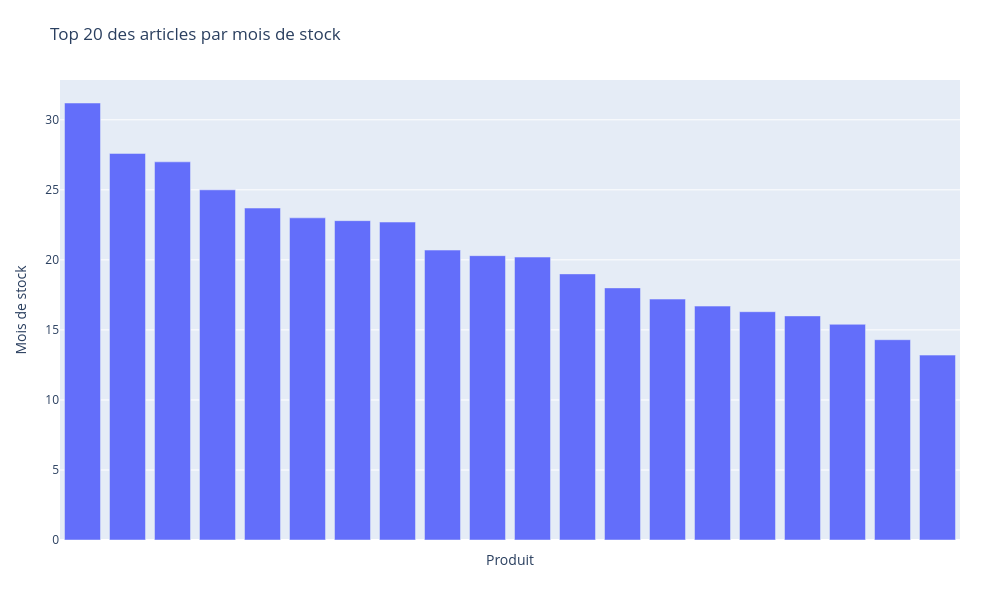

Notebook code cell kept with this figure:
### Markdown cell above
<div style="border: 1px solid RGB(51,165,182);" >
<h3 style="margin: auto; padding: 20px; color: RGB(51,165,182); ">Etape 5.3 - Analyse des stocks</h3>
</div>

### Code cell
######################################
# Calculer le nombre de mois de stock #
######################################

import numpy as np

# Création de la colonne Mois_stock
erp_nettoye_web_nettoye_liaison['Mois_stock'] = (
    erp_nettoye_web_nettoye_liaison['stock_quantity']
    / erp_nettoye_web_nettoye_liaison['total_sales']
).round(1)

# Remplacement des valeurs infinies par 0
erp_nettoye_web_nettoye_liaison['Mois_stock'] = (
    erp_nettoye_web_nettoye_liaison['Mois_stock']
    .replace([np.inf, -np.inf], 0)
    .clip(lower=0)
)

# Tri décroissant du nombre de mois de stock
erp_nettoye_web_nettoye_liaison = (
    erp_nettoye_web_nettoye_liaison
    .sort_values(by='Mois_stock', ascending=False)
    .reset_index(drop=True)
)

# Sélection des 20 produits ayant le plus de mois de stock
top20_mois_stock = erp_nettoye_web_nettoye_liaison.head(20)

# Création du graphique en barres
fig = px.bar(
    top20_mois_stock,
    x='post_title',
    y='Mois_stock',
    labels={
        'post_title': 'Produit',
        'Mois_stock': 'Mois de stock'
    },
    title='Top 20 des articles par mois de stock'
)

# Mise en forme
fig.update_layout(
    width=1000,
    height=600,
    xaxis_title='Produit',
    yaxis_title='Mois de stock',
    xaxis_showticklabels=False,
    margin=dict(l=60, r=40, t=80, b=60)
)

# Aucun texte sur les barres
fig.update_traces(text=None)

# Affichage interactif dans le notebook
fig.show()

### Figure 1 — Plotly figure (JSON) as saved in the notebook; plotly's stock layout.template omitted (floating-point values rounded to 4 significant figures)
{"data": [{"hovertemplate": "Produit=%{x}<br>Mois de stock=%{y}<extra></extra>", "legendgroup": "", "marker": {"color": "#636efa", "pattern": {"shape": ""}}, "name": "", "orientation": "v", "showlegend": false, "textposition": "auto", "type": "bar", "x": ["Champagne Gosset Grand Millésime 2006", "Champagne Gosset Célébris Vintage 2007", "Champagne Egly-Ouriet Premier Cru Les Vignes de Vrigny", "Champagne Egly-Ouriet Grand Cru Brut Tradition", "Champagne Mailly Grand Cru Brut Rosé", "Champagne Larmandier-Bernier Latitude", "Champagne Gosset Grand Rosé", "Champagne Agrapart &amp; Fils L'Avizoise Extra Brut Blanc de Blancs Grand Cru 2012", "Champagne Egly-Ouriet Grand Cru Extra Brut V.P.", "Champagne Gosset Grand Blanc de Blancs", "Champagne Mailly Grand Cru Intemporelle Rosé 2009", "Domaine Weinbach Gewurztraminer Grand Cru Furstentum SGN 2010 1/2", "Château de Meursault Puligny-Montrachet 1er Cru Champ Canet 2014", "Champagne Agrapart &amp; Fils Les 7 Crus Brut Blanc de Blancs", "Champagne Larmandier-Bernier Terre de Vertus Premier Cru 2011", "Coteaux Champenois Egly-Ouriet Ambonnay Rouge 2016", "Champagne Larmandier-Bernier Grand Cru Les Chemins d'Avize 2011", "Champagne Gosset Grande Réserve", "Champagne Mailly Grand Cru Brut Réserve", "Champagne Agrapart &amp; Fils Terroirs Brut Blanc de Blancs Grand Cru"], "xaxis": "x", "y": [31.2, 27.6, 27.0, 25.0, 23.7, 23.0, 22.8, 22.7, 20.7, 20.3, 20.2, 19.0, 18.0, 17.2, 16.7, 16.3, 16.0, 15.4, 14.3, 13.2], "yaxis": "y"}], "layout": {"barmode": "relative", "height": 600, "legend": {"tracegroupgap": 0}, "margin": {"b": 60, "l": 60, "r": 40, "t": 80}, "title": {"text": "Top 20 des articles par mois de stock"}, "width": 1000, "xaxis": {"anchor": "y", "autorange": true, "domain": [0, 1], "range": [-0.5, 19.5], "showticklabels": false, "title": {"text": "Produit"}, "type": "category"}, "yaxis": {"anchor": "x", "autorange": true, "domain": [0, 1], "range": [0, 32.84], "title": {"text": "Mois de stock"}, "type": "linear"}}}
